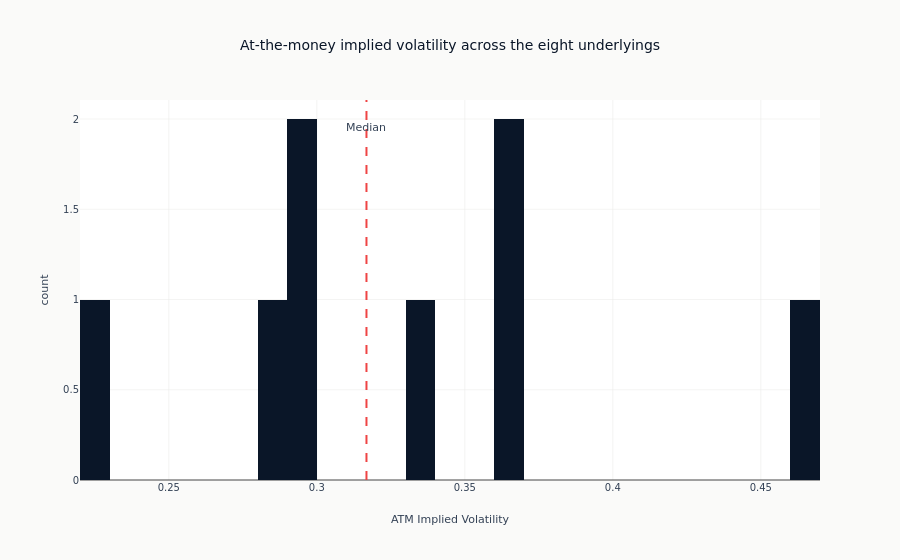

The code cell stored with this chart in its notebook:
### Code cell
# IV distribution across universe
fig = px.histogram(
    cross_section.to_pandas(),
    x="iv_atm",
    nbins=40,
    title="At-the-money implied volatility across the eight underlyings",
    labels={"iv_atm": "ATM Implied Volatility", "count": "Number of Symbols"},
)
median_iv = float(cross_section["iv_atm"].median())
fig.add_vline(x=median_iv, line_dash="dash", line_color=COLORS["negative"])
fig.add_annotation(x=median_iv, y=0.95, yref="paper", text="Median", showarrow=False)
show_plotly_with_alt(
    fig,
    "A histogram of at-the-money implied volatility across the eight underlyings on a single day, with a dashed vertical line at the median. With only eight values the bars are sparse.",
)

### Figure 1 — Plotly figure (JSON) as saved in the notebook; plotly's stock layout.template omitted (floating-point values rounded to 4 significant figures)
{"data": [{"bingroup": "x", "hovertemplate": "ATM Implied Volatility=%{x}<br>count=%{y}<extra></extra>", "legendgroup": "", "marker": {"color": "#0a1628", "pattern": {"shape": ""}}, "name": "", "nbinsx": 40, "orientation": "v", "showlegend": false, "type": "histogram", "x": [0.4609, 0.3685, 0.3678, 0.3357, 0.2978, 0.2941, 0.2824, 0.2206], "xaxis": "x", "yaxis": "y"}], "layout": {"annotations": [{"showarrow": false, "text": "Median", "x": 0.3168, "y": 0.95, "yref": "paper"}], "barmode": "relative", "legend": {"tracegroupgap": 0}, "shapes": [{"line": {"color": "#ef4444", "dash": "dash"}, "type": "line", "x0": 0.3168, "x1": 0.3168, "xref": "x", "y0": 0, "y1": 1, "yref": "y domain"}], "title": {"text": "At-the-money implied volatility across the eight underlyings"}, "xaxis": {"anchor": "y", "domain": [0.0, 1.0], "title": {"text": "ATM Implied Volatility"}}, "yaxis": {"anchor": "x", "domain": [0.0, 1.0], "title": {"text": "count"}}}}
